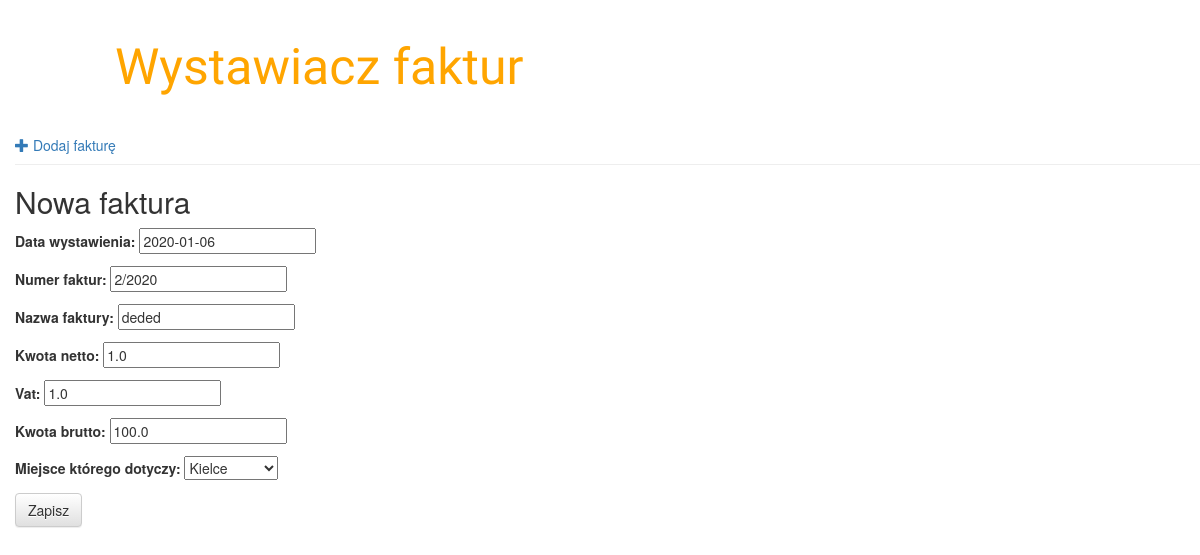
The app's page /account/invoice/1/edit/ with its own data.
### invoice_app/models.py (models this page shows, shortened)
class Invoice(models.Model):
	invoice_id = models.AutoField(primary_key = True)
	invoice_date_of_issue = models.DateField('Data wystawienia')
	invoice_nr = models.CharField("Numer faktur", max_length = 250)
	invoice_name = models.CharField("Nazwa faktury", max_length = 250)
	invoice_netto = models.FloatField("Kwota netto")
	invoice_vat = models.FloatField("Vat")
	invoice_brutto = models.FloatField("Kwota brutto", default = 100)
	invoice_place = models.CharField("Miejsce którego dotyczy", max_length=20, choices=Place_CHOICES, default='Nie dotyczy')

### invoice_app/views.py (the view)
# urls.py: path('invoice/<int:pk>/edit/', views.invoice_edit, name='invoice_edit'),
def invoice_edit(request, pk):
    invoice = get_object_or_404(Invoice, pk=pk)
    if request.method == "POST":
        form = InvoiceForm(request.POST, instance=invoice)
        if form.is_valid():
            invoice = form.save(commit=False)
            invoice.save()
            return redirect('invoice_detail', pk=invo.pk)
    else:
        form = InvoiceForm(instance=invoice)
    return render(request, 'invoice_app/invoice_edit.html', {'form': form})

### invoice_app/forms.py
class InvoiceForm(forms.ModelForm):
    class Meta:
        model = Invoice
        fields = ('invoice_date_of_issue', 'invoice_nr', 'invoice_name', 'invoice_netto', 'invoice_vat', 'invoice_brutto', 'invoice_place') #'invoice_file')

### invoice_app/templates/invoice_app/invoice_edit.html
{% extends 'invoice_app/base.html' %}
{% block content %}
    <h2>Nowa faktura</h2>
    <form method="POST" class="invoice-form">{% csrf_token %}
        {{ form.as_p }}
        <button type="submit" class="save btn btn-default">Zapisz</button>
    </form>
{% endblock %}

### invoice_app/static/css/style.css (style rules this page uses)
body { padding-left: 15px; }

### records on screen
Invoice: invoice_date_of_issue "2020-01-06", invoice_nr "2/2020", invoice_name "deded", invoice_netto "1.0", invoice_vat "1.0", invoice_brutto "100.0", invoice_place "Kielce"
